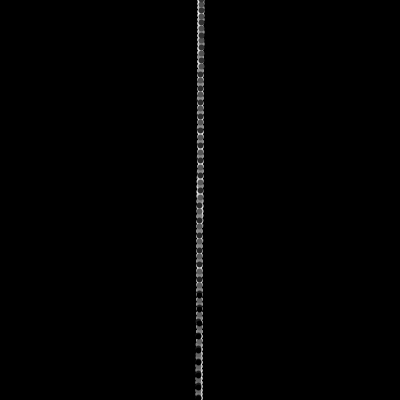
Frame 1 (no input)
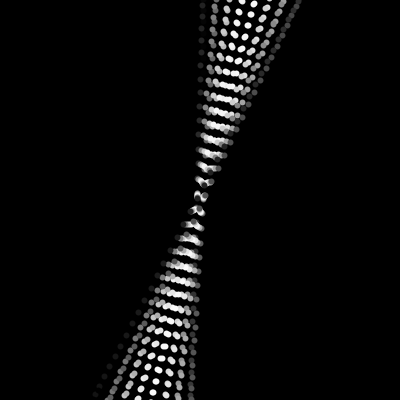
Frame 60 (the mouse pressed at the canvas centre just before this capture)
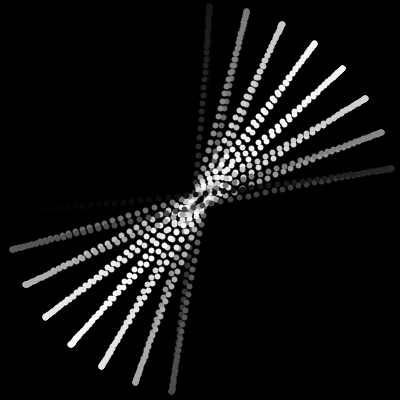
Frame 120 (the mouse held since frame 60 and released just before this capture)

The Processing sketch that drew these frames (run headless with seeded random() and noise(); from frame 60 on, the mouse is pressed at the canvas centre):

// Processing sketch: processing_27366
// ── processing_27366.pde

// A variation of Spirograph  by Ali Khan, licensed under Creative Commons at OpenProcessing.org. 
// http://www.openprocessing.org/visuals/?visualID=17230
// Used to create http://www.redbubble.com/people/rupertrussell/t-shirts/7055494-spirograph-v

SpiroCircle sc;
float r1, incr;
boolean pause;
int count;

float currentMouseX;
float currentMouseY;
 
void setup() {
  size(400,400);
  strokeWeight(25);
  smooth();
 
  sc = new SpiroCircle();
  r1 = 0.0;
  incr = 0.05;
  pause = false;
}
 
void draw() {
 
  r1+=incr;
  if(r1>width/2)
    r1=0.0;
 
  if(keyPressed) {
    if(key>='1' && key<='9')
      incr=((int) key-'1'+1)/20.0;
 
    if(key==' ')
      pause=true;
    else
      pause=false;
  }
 
  if(!pause) {
    background(0);
    
    currentMouseX = mouseX;
    currentMouseY = mouseY;
    
    if(currentMouseX == 0){
     currentMouseX = 300;   
    }
    
    if(currentMouseY == 0){
     currentMouseY = 300;   
    }
    
    // println(str(currentMouseX));
    
    sc.init(width/2, height/2, r1, currentMouseX/2, currentMouseY/2); 
    sc.drawIterations(1000, incr);
  }
  
  /* 
  if (mousePressed){
    count ++;
    save("AE_" + str(count));
  }
  */
  
}

class SpiroCircle {
 
  int center_x = 0;
  int center_y = 0;
  float r1 = 0;
  float r2 = 0;
  float h = 0;
  float x, y, prev_x, prev_y;
  int iter;
  boolean first;
 
  // constructor
  public void SpiroCirle() {
  }
 
  public void init(int x, int y, float radius_1, float radius_2, float point_distance) {
    center_x = x;
    center_y = y;
    r1 = radius_1;
    r2 = radius_2;
    h = point_distance;
    first = true;
  }
 
  public void drawIterations(int iter, float incr) {
    float rads = 0.0;
 
    for(int i=0; i < iter * 1; ++i) {
      stroke((sin(PI*i/iter)*255)-5 );
      drawPoint(rads);
      rads+=incr;
    }
  }
 
  private void drawPoint(float rads) {
    float x, y;
 
    x = center_x + (r1-r2)*cos(rads)+h*cos((r1-r2)/r2*rads);
    y = center_y + (r1-r2)*sin(rads)+h*sin((r1-r2)/r2*rads);
 
    if(first) {
      first = false;
    }
    else {
      strokeWeight(6);
      // line(prev_x, prev_y, x,y);
      // strokeWeight(17);
      point(x,y);
    }
 
    prev_x = x;
    prev_y = y;
  }
}
